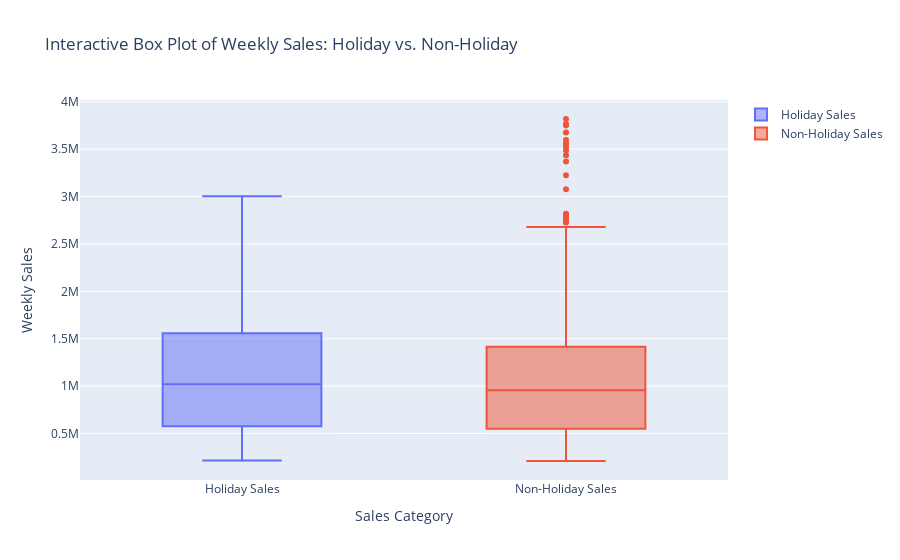

Notebook code cell kept with this figure:
### Code cell
import pandas as pd
import plotly.graph_objects as go

# Assuming your data is stored in a DataFrame named 'df'

# Separate holiday and non-holiday sales data
holiday_sales = df[df['Holiday_Flag'] == 1]['Weekly_Sales']
non_holiday_sales = df[df['Holiday_Flag'] == 0]['Weekly_Sales']

# Create box plot figure using Plotly
fig = go.Figure()

# Add box traces for holiday and non-holiday sales
fig.add_trace(go.Box(y=holiday_sales, name='Holiday Sales'))
fig.add_trace(go.Box(y=non_holiday_sales, name='Non-Holiday Sales'))

# Update layout
fig.update_layout(title='Interactive Box Plot of Weekly Sales: Holiday vs. Non-Holiday',
                  xaxis=dict(title='Sales Category'),
                  yaxis=dict(title='Weekly Sales'))

# Show interactive plot
fig.show()

### Figure 1 — Plotly figure (JSON) as saved in the notebook; plotly's stock layout.template omitted (floating-point values rounded to 4 significant figures; data arrays with more than 128 entries replaced by an {"elided": "..."} marker saying what was removed)
{"data": [{"name": "Holiday Sales", "type": "box", "y": {"elided": "450 float values"}}, {"name": "Non-Holiday Sales", "type": "box", "y": {"elided": "5985 float values"}}], "layout": {"title": {"text": "Interactive Box Plot of Weekly Sales: Holiday vs. Non-Holiday"}, "xaxis": {"title": {"text": "Sales Category"}}, "yaxis": {"title": {"text": "Weekly Sales"}}}}
